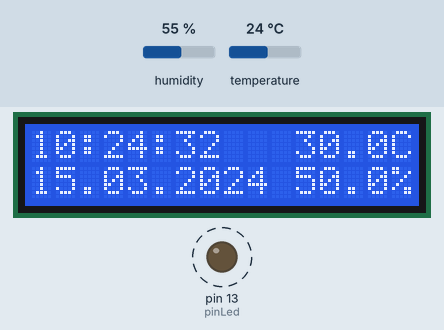
Bench run of a sketch on a simulated Arduino Uno, built with avr-gcc and run on an emulated ATmega328P. Parts: 16×2 character LCD, output pins drawn as LEDs (lit = HIGH). Dashed ring = blinking. Inputs (shaded band) come from the test bench; at power-on: humidity 55 %, temperature 24 °C. The local clock reads 2024-03-15 10:24:30 at power-on unless the sketch sets it.

Above: at 2.6 s.
3.3 s: humidity set to 22 %
At 4.37 s:
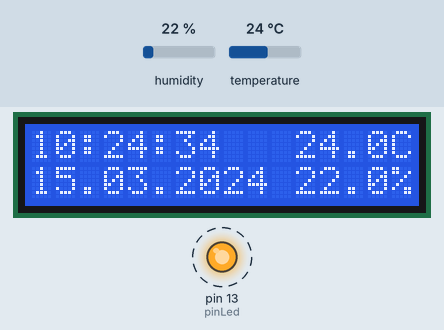
7.5 s: temperature set to 12 °C
At 10.38 s:
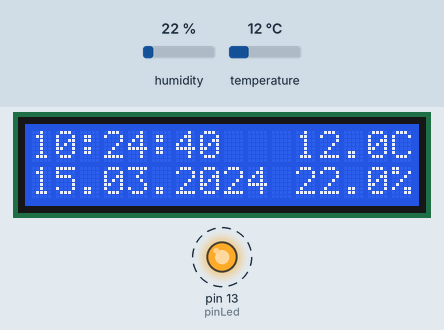
11.7 s: humidity set to 40 %
At 13.39 s:
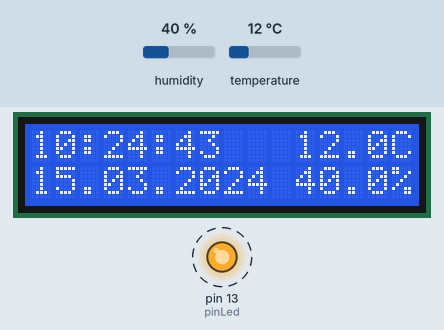
15.9 s: temperature set to 19 °C
At 16.39 s:
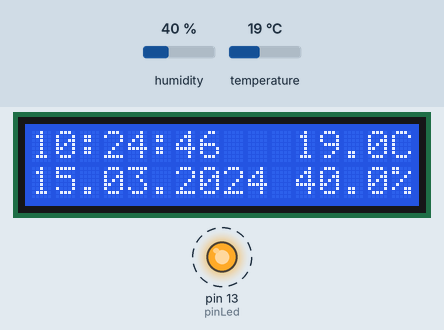
Timing chart, 0 to 25.1 s (numbered marks = the images above; inputs shaded):
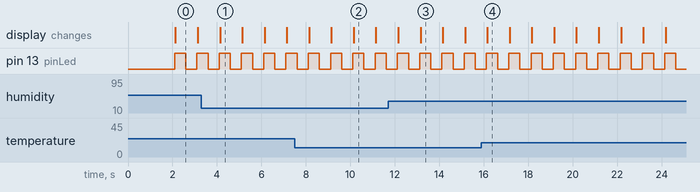

The sketch:

NANO_DS1302_DHT22_LCD16x2.ino
```cpp
/*******************************************************************************
 *
 *        Mostrar datos del DS1302 y el DHT22 en una LCD16x2
 *
 *******************************************************************************
 * FileName:        NANO_DS1302_DHT22_LCD16X2.ino
 * Processor:       ATmega328
 * Complier:        Arduino v1.8.9
 * Author:          Pedro Sánchez (MrChunckuee)
 * Blog:            http://mrchunckuee.blogspot.com/
 * Email:           mrchunckuee.psr@gmail.com
 * Description:     Ejemplo basico para mostrar datos leidos del DS1302 y un
 *                  DHT22 en una LCD16x2, tambien puedes seleccionar mostar esos
 *                  datos en el monitor serial (hay un bug, cada que tomamos
 *                  lecturas del DHT22, hay un salto en los segundos mostrados,
 *                  vere si en algun futuro lo corrijo).
 *******************************************************************************
 * Rev.         Date            Comment
 *   v0.0.0     06/03/2021      Creación del firmware
 ******************************************************************************/
#include <Wire.h>
#include <DS1302.h>
#include <DHT.h>
#include <LiquidCrystal_I2C.h>

#define DHTPIN 14       //Pin A0
#define DHTTYPE DHT22   // DHT11

#define USELCD 1 //Comentar para ver los valore en el monitor serial

DHT dht(DHTPIN, DHTTYPE);
DS1302 rtc(2, 3, 4); // Init the DS1302
LiquidCrystal_I2C lcd(0x27,16,2);  //Dirección  0x27 y 16 columnas x 2 filas

const int pinLed =  13;
int ledState = LOW;             // ledState used to set the LED
long previousMillis = 0;        // will store last time LED was updated
long interval = 500;           // interval at which to blink (milliseconds)
unsigned int count_millis = 0;
int sysFlagStatus = LOW;
int sysFlagInit = LOW;
unsigned char countSec = 0;
float temperatureDHT = 30.00; //Solo para que el primer valor no sea cero
float humidityDHT = 50.00;    //Solo para que el primer valor no sea cero

void setup(){
  pinMode(pinLed, OUTPUT);

  // Setup Serial connection
  Serial.begin(9600);

  // Set the clock to run-mode, and disable the write protection
  rtc.halt(false);
  rtc.writeProtect(false);
  // The following lines can be commented out to use the values already stored in the DS1302
  //rtc.setDOW(SATURDAY);      // Set Day-of-Week to FRIDAY
  //rtc.setTime(1, 12, 0);     // Set the time to 12:00:00 (24hr format)
  //rtc.setDate(6, 3, 2021);   // Set the date to August 6th, 2010

  dht.begin();      //Init DHT

  lcd.init();       // Inicializar el LCD
  lcd.backlight();  //Encender la luz de fondo.
  lcd.clear();

  #if defined USELCD // Escribimos mensaje en el LCD.
    lcd.print(" DHT22 + DS1302");
    lcd.setCursor(0,1);
    lcd.print("  MrChunckuee!  ");
  #else // Escribimos mensaje en el monitor serial.
    Serial.println("Testeando DHT22 + DS1302 + LCD16x2");
    Serial.println("https://mrchunckuee.blogspot.com/");
    Serial.println("MrChunckuee!");
  #endif
  delay(2000); //Solo por que me da hueva pensar en otra forma ahorita
}

void loop(){
  SENSOR_Update();
  unsigned long currentMillis = millis();
  if(currentMillis - previousMillis > interval) {
    // save the last time you blinked the LED
    previousMillis = currentMillis;
    // if the LED is off turn it on and vice-versa:
    if (ledState == LOW){
      ledState = HIGH;
      sysFlagStatus = HIGH;
      sysFlagInit = HIGH;
      }
      else
        ledState = LOW;
      // set the LED with the ledState of the variable:
      digitalWrite(pinLed, ledState);
      }
}

void SENSOR_Update (void){
  if (sysFlagStatus == HIGH){
    countSec++;
    if (countSec>2){ //Toma lectura cada 3 segundos
      countSec = 0;
      humidityDHT = dht.readHumidity();
      temperatureDHT = dht.readTemperature();
      }
      if(sysFlagInit = HIGH){
        //Serial or LCD
        #if defined USELCD
          lcd.clear();
          lcd.setCursor(0,0);
          lcd.print(rtc.getTimeStr());
          lcd.setCursor(11,0);
          lcd.print(temperatureDHT);
          lcd.setCursor(15,0);
          lcd.print("C");
          lcd.setCursor(0,1);
          lcd.print(rtc.getDateStr());
          lcd.setCursor(11,1);
          lcd.print(humidityDHT);
          lcd.setCursor(15,1);
          lcd.print("%");
        #else
          Serial.print("Time: ");
          Serial.println(rtc.getTimeStr());
          Serial.print("Date: ");
          Serial.print(rtc.getDateStr());
          Serial.print(" ");
          Serial.println(rtc.getDOWStr());
          Serial.print("Temperature: ");
          Serial.print(temperatureDHT);
          Serial.println(" *C");
          Serial.print("Humidity: ");
          Serial.print(humidityDHT);
          Serial.println(" %");
          Serial.println(" ");
        #endif
      }
    sysFlagStatus = LOW;
  }
}
```

Measured:
- by itself, pin 13 (pinLed): alternates HIGH for 0.50 s and LOW for 0.50 s
- what the display in image 0 shows lasts 1.0 s, from 2.1 s to 3.1 s
